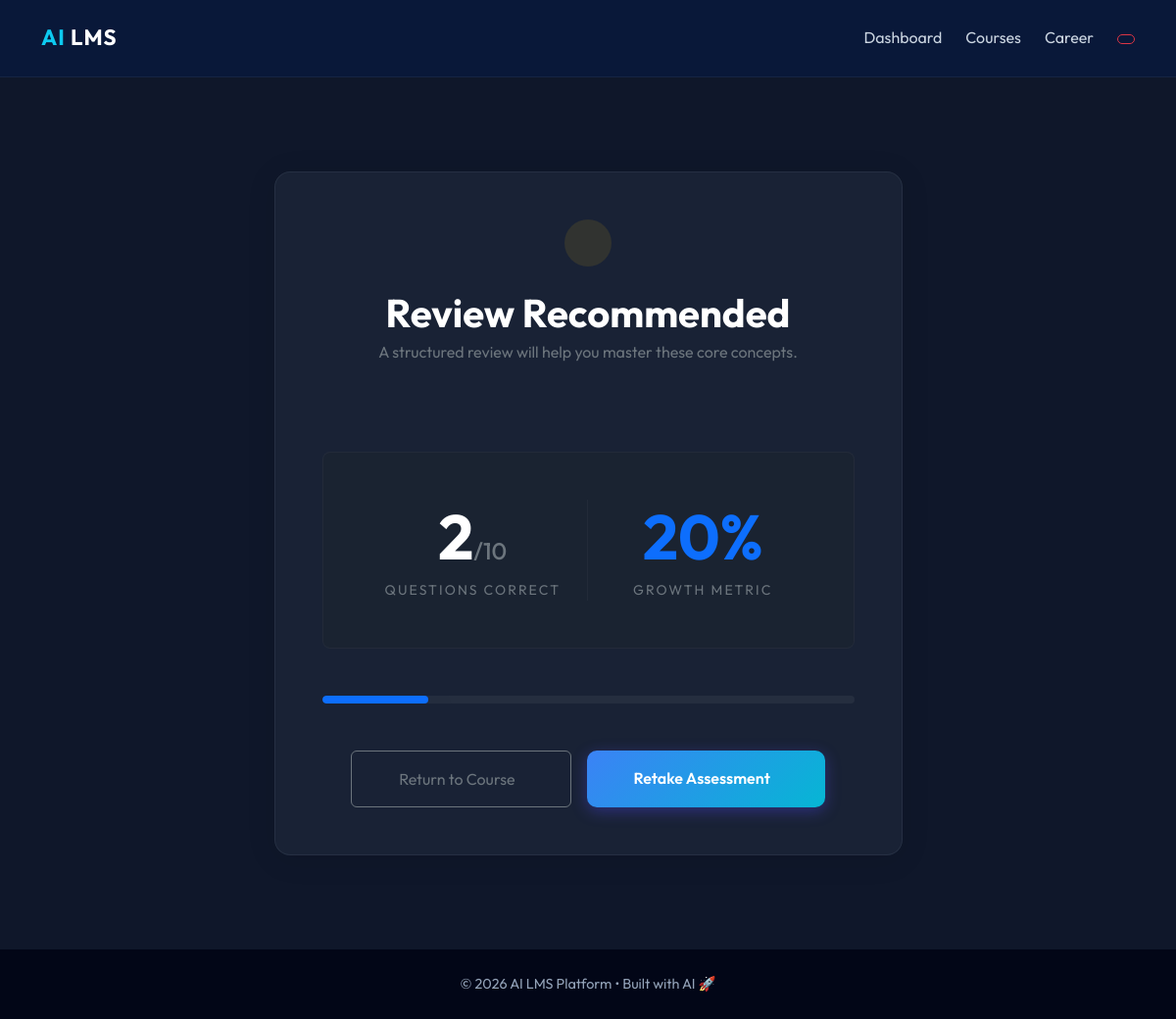
The page /result/11/ (signed in) on the database its author committed.
### ailms_app/models.py (models this page shows, shortened)
class Result(models.Model):
    user = models.ForeignKey(User, on_delete=models.CASCADE)
    quiz = models.ForeignKey(Quiz, on_delete=models.CASCADE)
    score = models.IntegerField()
    total_questions = models.IntegerField(default=10)
    percentage = models.FloatField(default=0.0)
    timestamp = models.DateTimeField(auto_now_add=True)

### ailms_app/views.py (the view)
# urls.py: path('result/<int:result_id>/', views.quiz_result, name='quiz_result'),
@login_required
def quiz_result(request, result_id):
    result = get_object_or_404(Result, id=result_id)
    return render(request, 'quiz_result.html', {'result': result})

### templates/quiz_result.html (shortened to what this page needs)
{% extends 'base.html' %}
{% block content %}
<div class="row justify-content-center pt-5 fade-in">
    <div class="col-md-7 text-center">
        <div class="card p-5 glass-panel shadow-2xl">
            <div class="mb-4">
                {% if result.percentage >= 80 %}
                    <div class="d-inline-block p-4 bg-success bg-opacity-10 rounded-circle mb-3">
                        <i class="ri-medal-fill display-3 text-success"></i>
                    </div>
                    <h1 class="fw-bold text-white mb-1">Exceptional Performance!</h1>
                    <p class="text-secondary">You've mastered the concepts of this module with ease.</p>
                {% elif result.percentage >= 50 %}
                    <div class="d-inline-block p-4 bg-primary bg-opacity-10 rounded-circle mb-3">
                        <i class="ri-award-line display-3 text-primary"></i>
                    </div>
                    <h1 class="fw-bold text-white mb-1">Module Completed</h1>
                    <p class="text-secondary">Great work! You've successfully passed the assessment.</p>
                {% else %}
                    <div class="d-inline-block p-4 bg-warning bg-opacity-10 rounded-circle mb-3">
                    </div>
                    <h1 class="fw-bold text-white mb-1">Review Recommended</h1>
                    <p class="text-secondary">A structured review will help you master these core concepts.</p>
                {% endif %}
            </div>
            <div class="my-5 p-5 bg-dark bg-opacity-25 rounded-3 border border-secondary border-opacity-10">
                <div class="row align-items-center">
                    <div class="col-md-6 border-end border-secondary border-opacity-10">
                        <div class="display-3 fw-bold text-white mb-1">{{ result.score }}<span class="h4 text-secondary">/{{ result.total_questions }}</span></div>
                        <div class="text-secondary small text-uppercase tracking-widest">Questions Correct</div>
                    </div>
                    <div class="col-md-6">
                        <div class="display-3 fw-bold text-primary mb-1">{{ result.percentage|floatformat:0 }}%</div>
                        <div class="text-secondary small text-uppercase tracking-widest">Growth Metric</div>
                    </div>
                </div>
            </div>
            <div class="progress mb-5" style="height: 8px; border-radius: 10px; background: rgba(255,255,255,0.05);">
                <div class="progress-bar bg-primary shadow-lg" role="progressbar" style="width: {{ result.percentage }}%; border-radius: 10px;"></div>
            </div>
            <div class="d-flex gap-3 justify-content-center">
                <a href="{% url 'course_detail' result.quiz.course.id %}" class="btn btn-outline-secondary px-5 py-3">
                    Return to Course
                </a>
                <a href="{% url 'take_quiz' result.quiz.course.id %}?difficulty={{ result.quiz.difficulty }}" class="btn btn-primary px-5 py-3">
                    Retake Assessment
                </a>
            </div>
        </div>
    </div>
</div>
{% endblock %}

### static/css/styles.css (style rules this page uses)
:root { --primary: #4F46E5; --primary-glow: rgba(79, 70, 229, 0.4); --secondary: #22C55E; --background: #020617; --card-bg: rgba(30, 41, 59, 0.7); --border: rgba(148, 163, 184, 0.1); --text-primary: #F8FAFC; --text-secondary: #94A3B8; --accent: #F59E0B; --glass: rgba(15, 23, 42, 0.8); }
body { background-color: var(--background); background-image: radial-gradient(at 0% 0%, rgba(79, 70, 229, 0.15) 0px, transparent 50%), radial-gradient(at 100% 100%, rgba(34, 197, 94, 0.05) 0px, transparent 50%); color: var(--text-primary); font-family: 'Outfit', sans-serif; margin: 0; transition: all 0.3s ease; line-height: 1.6; }
.glass-panel { background: var(--card-bg); backdrop-filter: blur(12px); border: 1px solid var(--border); border-radius: 16px; box-shadow: 0 4px 30px rgba(0, 0, 0, 0.1); }
.card { background: var(--card-bg); backdrop-filter: blur(8px); border: 1px solid var(--border); border-radius: 16px; transition: all 0.4s cubic-bezier(0.175, 0.885, 0.32, 1.275); }
.btn-primary { background: linear-gradient(135deg, var(--primary), #6366f1); border: none; padding: 12px 24px; border-radius: 12px; font-weight: 600; box-shadow: 0 4px 15px var(--primary-glow); }
.fade-in { animation: fadeIn 0.6s ease-out; }

### templates/base.html (style rules this page uses)
body { font-family: 'Outfit', sans-serif; background: #0f172a; color: #e2e8f0; }
.btn-primary { background: linear-gradient(135deg, #3b82f6, #06b6d4); border: none; border-radius: 10px; padding: 6px 14px; }

### templates/quiz_result.html (style rules this page uses)
.tracking-widest { letter-spacing: 0.15em; }

### rows shown on the page
Result: score "2", total_questions "10", percentage "20"
